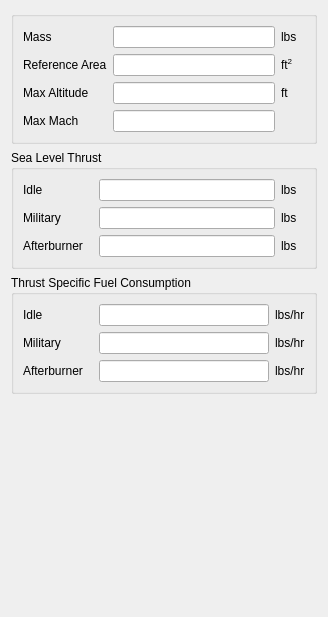
<?xml version="1.0" encoding="UTF-8"?>
<ui version="4.0">
 <class>JetEngineWidget</class>
 <widget class="QWidget" name="JetEngineWidget">
  <property name="geometry">
   <rect>
    <x>0</x>
    <y>0</y>
    <width>328</width>
    <height>617</height>
   </rect>
  </property>
  <property name="windowTitle">
   <string>Form</string>
  </property>
  <layout class="QVBoxLayout" name="verticalLayout">
   <item>
    <widget class="QGroupBox" name="groupBox_3">
     <property name="title">
      <string/>
     </property>
     <property name="flat">
      <bool>false</bool>
     </property>
     <layout class="QGridLayout" name="gridLayout_4">
      <item row="2" column="2">
       <widget class="QLabel" name="label_8">
        <property name="text">
         <string>ft</string>
        </property>
       </widget>
      </item>
      <item row="2" column="1">
       <widget class="QLineEdit" name="maxAltitudeLineEdit">
        <property name="toolTip">
         <string>The maximum operating altitude for this engine. Thrust is zero beyond the maximum altitude.</string>
        </property>
       </widget>
      </item>
      <item row="3" column="1">
       <widget class="QLineEdit" name="maxMachLineEdit">
        <property name="toolTip">
         <string>The maximum operating mach for this engine. Thrust is zero beyond the maximum mach.</string>
        </property>
       </widget>
      </item>
      <item row="0" column="0">
       <widget class="QLabel" name="mMassLabel">
        <property name="text">
         <string>Mass               </string>
        </property>
       </widget>
      </item>
      <item row="1" column="0">
       <widget class="QLabel" name="label_7">
        <property name="text">
         <string>Reference Area</string>
        </property>
       </widget>
      </item>
      <item row="3" column="0">
       <widget class="QLabel" name="label_6">
        <property name="text">
         <string>Max Mach</string>
        </property>
       </widget>
      </item>
      <item row="1" column="1">
       <widget class="QLineEdit" name="refAreaLineEdit">
        <property name="toolTip">
         <string>Aerodynamic drag coefficient-area product for the engine when it is inoperative</string>
        </property>
        <property name="text">
         <string/>
        </property>
       </widget>
      </item>
      <item row="2" column="0">
       <widget class="QLabel" name="label_3">
        <property name="text">
         <string>Max Altitude</string>
        </property>
       </widget>
      </item>
      <item row="0" column="1">
       <widget class="QLineEdit" name="massLineEdit"/>
      </item>
      <item row="1" column="2">
       <widget class="QLabel" name="label_13">
        <property name="text">
         <string>ft&lt;sup&gt;2&lt;/sup&gt;</string>
        </property>
       </widget>
      </item>
      <item row="0" column="2">
       <layout class="QHBoxLayout" name="horizontalLayout_4">
        <item>
         <widget class="QLabel" name="mMassLbsLabel">
          <property name="text">
           <string>lbs</string>
          </property>
         </widget>
        </item>
        <item>
         <spacer name="horizontalSpacer_3">
          <property name="orientation">
           <enum>Qt::Horizontal</enum>
          </property>
          <property name="sizeType">
           <enum>QSizePolicy::Fixed</enum>
          </property>
          <property name="sizeHint" stdset="0">
           <size>
            <width>8</width>
            <height>20</height>
           </size>
          </property>
         </spacer>
        </item>
       </layout>
      </item>
     </layout>
    </widget>
   </item>
   <item>
    <widget class="QGroupBox" name="groupBox">
     <property name="title">
      <string>Sea Level Thrust</string>
     </property>
     <layout class="QGridLayout" name="gridLayout">
      <item row="0" column="3">
       <widget class="QLineEdit" name="idleThrustLineEdit">
        <property name="toolTip">
         <string>Rated sea-level thrust at idle</string>
        </property>
        <property name="text">
         <string/>
        </property>
       </widget>
      </item>
      <item row="1" column="3">
       <widget class="QLineEdit" name="milThrustLineEdit">
        <property name="toolTip">
         <string>Rated sea-level thrust at full military power without afterburner</string>
        </property>
        <property name="text">
         <string/>
        </property>
       </widget>
      </item>
      <item row="1" column="1">
       <widget class="QLabel" name="label_2">
        <property name="text">
         <string>Military</string>
        </property>
       </widget>
      </item>
      <item row="2" column="1">
       <widget class="QLabel" name="abThrustLabel">
        <property name="text">
         <string>Afterburner</string>
        </property>
       </widget>
      </item>
      <item row="2" column="3">
       <widget class="QLineEdit" name="abThrustLineEdit">
        <property name="toolTip">
         <string>Rated sea-level thrust at full afterburner</string>
        </property>
        <property name="text">
         <string/>
        </property>
       </widget>
      </item>
      <item row="0" column="1">
       <layout class="QHBoxLayout" name="horizontalLayout_2">
        <item>
         <widget class="QLabel" name="label">
          <property name="text">
           <string>Idle</string>
          </property>
         </widget>
        </item>
        <item>
         <spacer name="horizontalSpacer">
          <property name="orientation">
           <enum>Qt::Horizontal</enum>
          </property>
          <property name="sizeType">
           <enum>QSizePolicy::Fixed</enum>
          </property>
          <property name="sizeHint" stdset="0">
           <size>
            <width>50</width>
            <height>20</height>
           </size>
          </property>
         </spacer>
        </item>
       </layout>
      </item>
      <item row="0" column="4">
       <layout class="QHBoxLayout" name="horizontalLayout_5">
        <item>
         <widget class="QLabel" name="label_9">
          <property name="text">
           <string>lbs</string>
          </property>
         </widget>
        </item>
        <item>
         <spacer name="horizontalSpacer_4">
          <property name="orientation">
           <enum>Qt::Horizontal</enum>
          </property>
          <property name="sizeType">
           <enum>QSizePolicy::Fixed</enum>
          </property>
          <property name="sizeHint" stdset="0">
           <size>
            <width>8</width>
            <height>20</height>
           </size>
          </property>
         </spacer>
        </item>
       </layout>
      </item>
      <item row="1" column="4">
       <widget class="QLabel" name="label_10">
        <property name="text">
         <string>lbs</string>
        </property>
       </widget>
      </item>
      <item row="2" column="4">
       <widget class="QLabel" name="abThrustUnitLabel">
        <property name="text">
         <string>lbs</string>
        </property>
       </widget>
      </item>
     </layout>
    </widget>
   </item>
   <item>
    <widget class="QGroupBox" name="groupBox_2">
     <property name="title">
      <string>Thrust Specific Fuel Consumption</string>
     </property>
     <layout class="QGridLayout" name="gridLayout_3">
      <item row="2" column="1">
       <widget class="QLabel" name="abTSFCLabel">
        <property name="text">
         <string>Afterburner</string>
        </property>
       </widget>
      </item>
      <item row="2" column="2">
       <widget class="QLineEdit" name="abTSFCLineEdit">
        <property name="toolTip">
         <string>Thrust specific fuel consumption at full afterburner</string>
        </property>
        <property name="text">
         <string/>
        </property>
       </widget>
      </item>
      <item row="0" column="2">
       <widget class="QLineEdit" name="idleTSFCLineEdit">
        <property name="toolTip">
         <string>Thrust specific fuel consumption at idle</string>
        </property>
        <property name="text">
         <string/>
        </property>
       </widget>
      </item>
      <item row="2" column="3">
       <widget class="QLabel" name="abTSFCUnitLabel">
        <property name="text">
         <string>lbs/hr</string>
        </property>
       </widget>
      </item>
      <item row="1" column="1">
       <widget class="QLabel" name="label_5">
        <property name="text">
         <string>Military</string>
        </property>
       </widget>
      </item>
      <item row="1" column="2">
       <widget class="QLineEdit" name="milTSFCLineEdit">
        <property name="toolTip">
         <string>Thrust specific fuel consumption at full military power without afterburner</string>
        </property>
        <property name="text">
         <string/>
        </property>
       </widget>
      </item>
      <item row="0" column="3">
       <widget class="QLabel" name="label_15">
        <property name="text">
         <string>lbs/hr</string>
        </property>
       </widget>
      </item>
      <item row="1" column="3">
       <widget class="QLabel" name="label_16">
        <property name="text">
         <string>lbs/hr</string>
        </property>
       </widget>
      </item>
      <item row="0" column="1">
       <layout class="QHBoxLayout" name="horizontalLayout_3">
        <item>
         <widget class="QLabel" name="label_4">
          <property name="text">
           <string>Idle</string>
          </property>
         </widget>
        </item>
        <item>
         <spacer name="horizontalSpacer_2">
          <property name="orientation">
           <enum>Qt::Horizontal</enum>
          </property>
          <property name="sizeType">
           <enum>QSizePolicy::Fixed</enum>
          </property>
          <property name="sizeHint" stdset="0">
           <size>
            <width>50</width>
            <height>20</height>
           </size>
          </property>
         </spacer>
        </item>
       </layout>
      </item>
     </layout>
    </widget>
   </item>
   <item>
    <layout class="QGridLayout" name="gridLayout_2">
     <item row="0" column="0">
      <layout class="QHBoxLayout" name="horizontalLayout_9"/>
     </item>
    </layout>
   </item>
   <item>
    <spacer name="verticalSpacer">
     <property name="orientation">
      <enum>Qt::Vertical</enum>
     </property>
     <property name="sizeHint" stdset="0">
      <size>
       <width>20</width>
       <height>40</height>
      </size>
     </property>
    </spacer>
   </item>
  </layout>
 </widget>
 <tabstops>
  <tabstop>massLineEdit</tabstop>
  <tabstop>refAreaLineEdit</tabstop>
  <tabstop>idleThrustLineEdit</tabstop>
  <tabstop>milThrustLineEdit</tabstop>
  <tabstop>abThrustLineEdit</tabstop>
  <tabstop>idleTSFCLineEdit</tabstop>
  <tabstop>milTSFCLineEdit</tabstop>
  <tabstop>abTSFCLineEdit</tabstop>
 </tabstops>
 <resources/>
 <connections/>
</ui>
